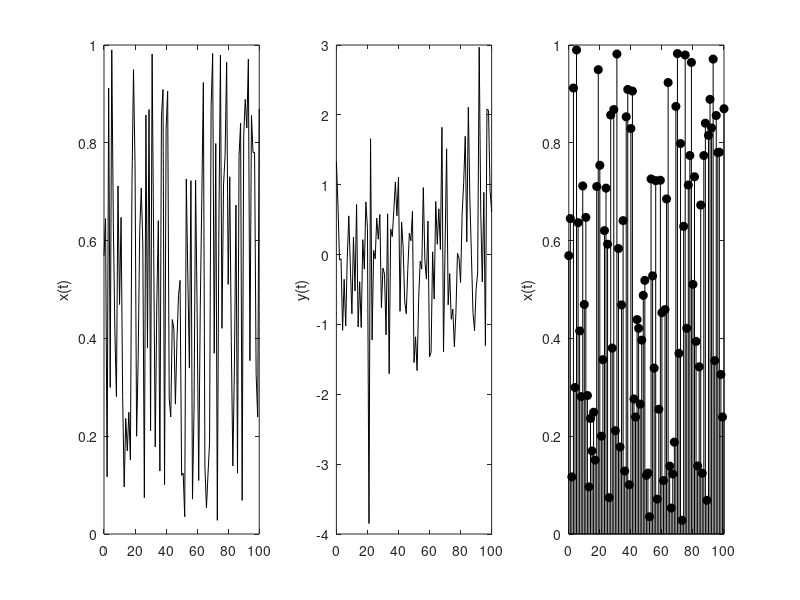

This chart was generated by the following MATLAB code:
close all
clear
clc
%% Random Wave

%% Parmeter Setting
t = 0 : 100;
N = length(t);
x = rand(1,N);
y = randn(1,N);
subplot(131);
plot(t,x,'k');
ylabel('x(t)')
subplot(132);
plot(t,y,'k');
ylabel('y(t)')
subplot(133);
stem(t,x,'filled','k');
ylabel('x(t)');